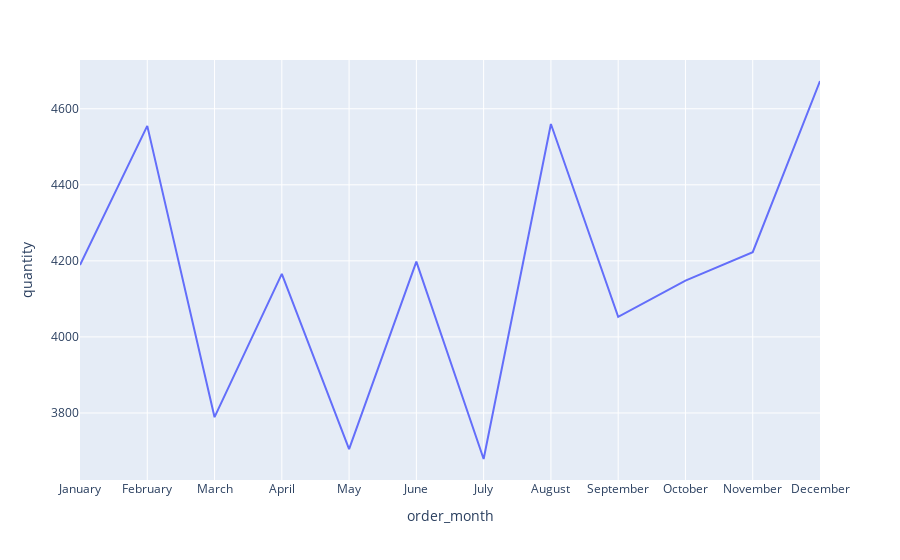

Notebook code for this chart:
### Markdown cell above
### Plotly

### Code cell
px.line(result, x="order_month", y="quantity")

### Figure 1 — Plotly figure (JSON) as saved in the notebook; plotly's stock layout.template omitted (floating-point values rounded to 4 significant figures)
{"data": [{"hovertemplate": "order_month=%{x}<br>quantity=%{y}<extra></extra>", "legendgroup": "", "line": {"color": "#636efa", "dash": "solid"}, "marker": {"symbol": "circle"}, "mode": "lines", "name": "", "orientation": "v", "showlegend": false, "type": "scatter", "x": ["January", "February", "March", "April", "May", "June", "July", "August", "September", "October", "November", "December"], "xaxis": "x", "y": [4189, 4555, 3789, 4166, 3705, 4198, 3679, 4560, 4053, 4148, 4223, 4673], "yaxis": "y"}], "layout": {"legend": {"tracegroupgap": 0}, "margin": {"t": 60}, "xaxis": {"anchor": "y", "domain": [0, 1], "title": {"text": "order_month"}}, "yaxis": {"anchor": "x", "domain": [0, 1], "title": {"text": "quantity"}}}}
